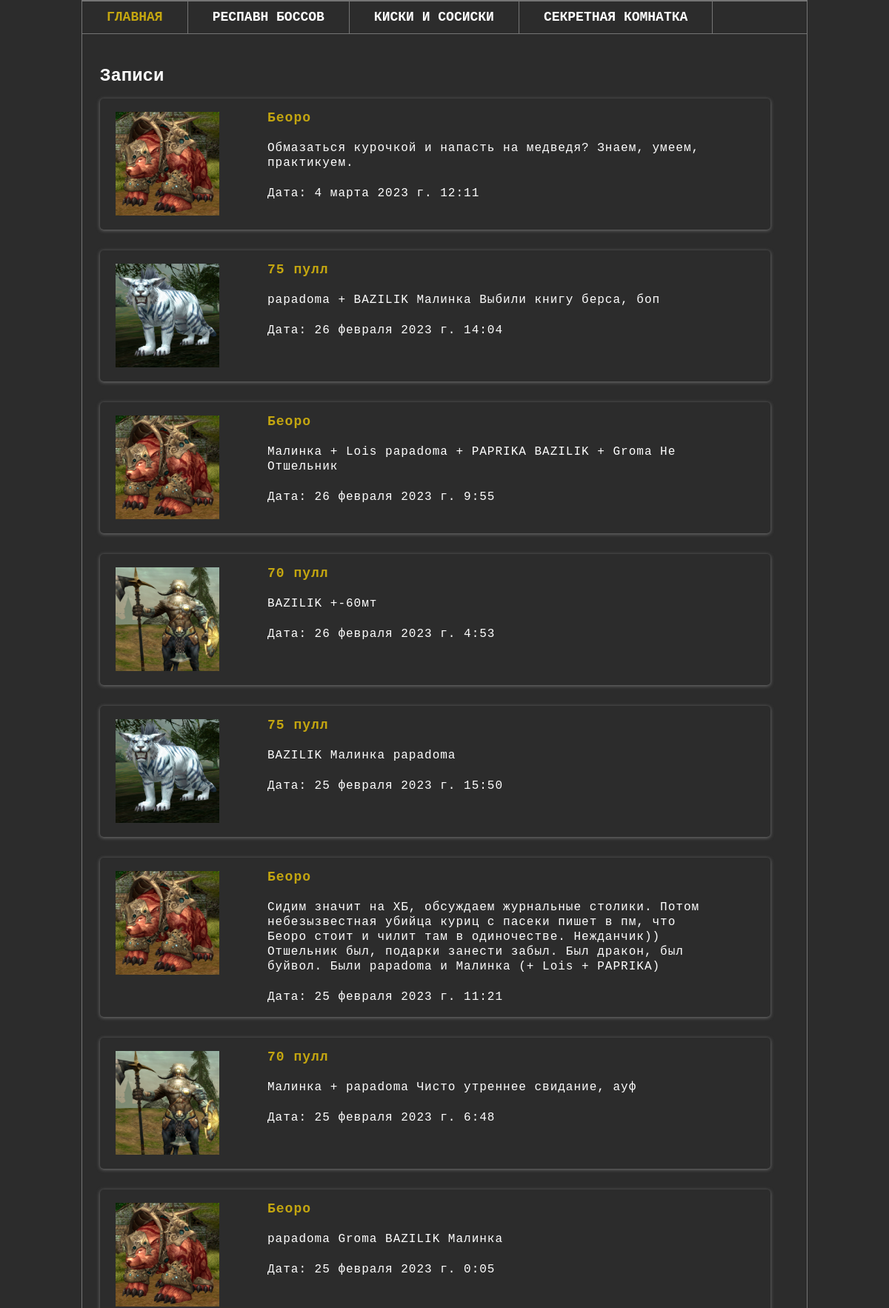
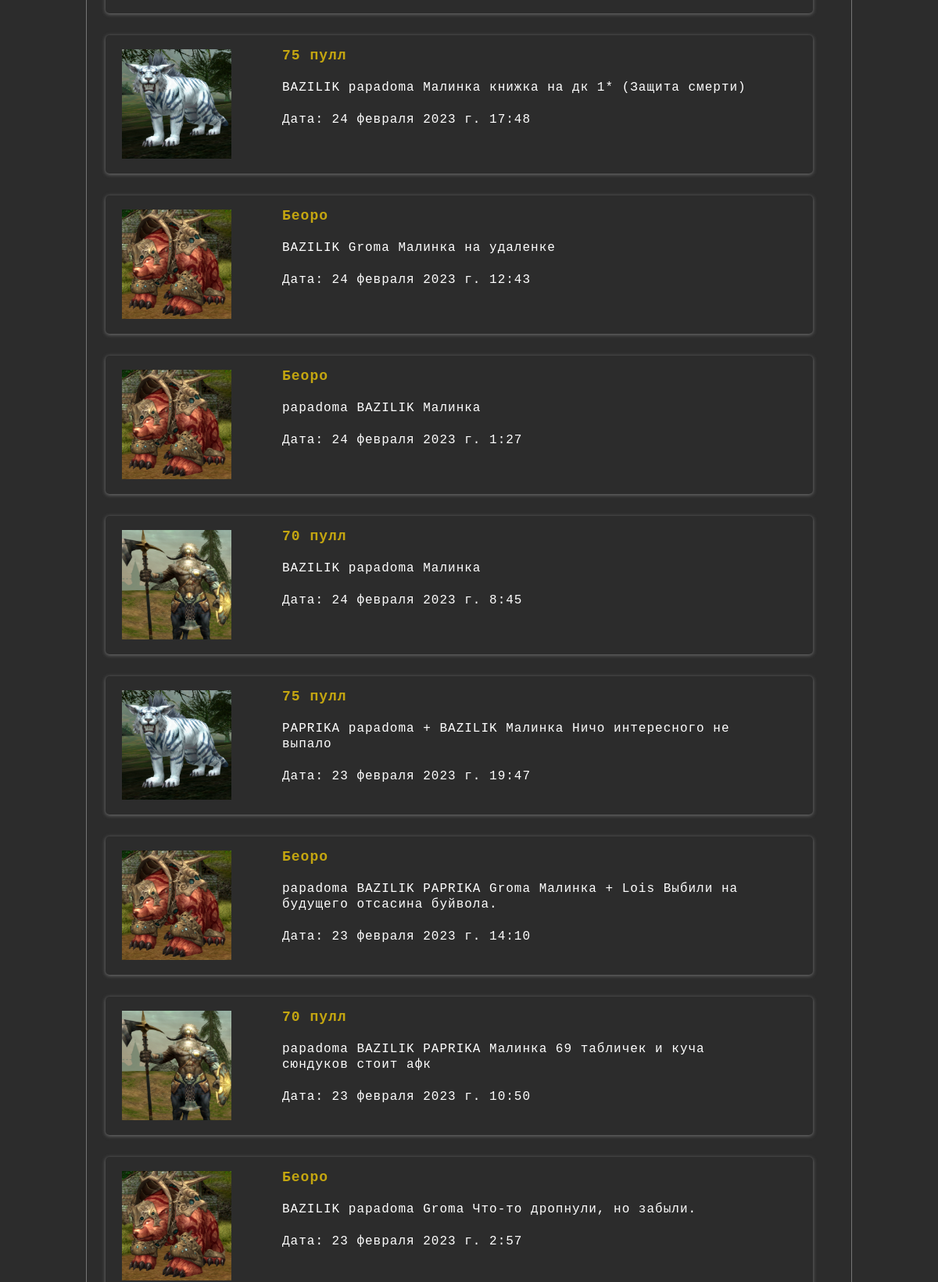
The page / (upper part) on the database its author committed (2 pictures, top to bottom).
### blog/models.py (models this page shows, shortened)
class Post(models.Model):
    title = models.CharField('Заголовок записи', max_length=100)
    description = models.TextField('Текст записи')
    author = models.CharField('Имя автора', max_length=100)
    date = models.DateTimeField('Дата публикации')
    image = models.ImageField('Изображение', upload_to='image/%Y')
    class Meta:
        verbose_name = 'Запись'
        verbose_name_plural = 'Записи'

### blog/views.py (the view)
# urls.py: urlpatterns = [path('', views.PostView.as_view()),
class PostView(View):
    def get(self, request):
        posts = Post.objects.all()
        return render(request, 'blog/blog.html', {'post_list': posts})

### templates/blog/blog.html (shortened to what this page needs)
{% load static %}
<html >
<head>
	<link rel="stylesheet" href="{% static 'css/style.css' %}" type="text/css" media="all" />
</head>
<body>
<div class="shell">
	<div class="border">
		<div id="navigation">
			<ul>
			    <li><a href="/" class="active">Главная</a></li>
				<li><a href="/respawn">Респавн Боссов</a></li>
				<li><a href="/member">Киски и сосиски</a></li>
				<li><a href="/admin">Секретная комнатка</a></li>
			</ul>
		</div>
		<div id="main">
			<div id="content" class="left">
				<div class="projects">
					<h2>Записи</h2>
					<br>
					{% for post in post_list reversed %}
					<div class="item">
						<div class="image left">
							<a href="#"><img src="{{ post.image.url }}" width="140px"/></a>
						</div>
						<div class="text left">
							<p class="title"><a href="{{ post.id }}">{{ post.title }}</a></p>
							<br>
							<p>{{ post.description }}</p>
							<br>
							<p>Дата: {{ post.date }}</p>
						</div>
					</div>
					{% endfor %}
				</div>
			</div>
		</div>
	</div>
</div>
</body>
</html>

### static/css/style.css (style rules this page uses)
* { margin: 0; padding: 0; outline:0; }
body { font-size: 16px; line-height: 20px; font-family: Courier, Georgia, Arial, Helvetica, Sans-Serif; color: #fff; background: #2c2c2c; }
a { color: #c4a610; text-decoration: none; cursor:pointer; }
a img { border: 0; }
.left, .alignleft { float: left; display: inline; }
.shell { width: 980px; margin: 0 auto; }
.border { border: 1px solid #757575; background: #2c2c2c; position: relative; }
#navigation { height: 43px; border-top: 1px solid #757575; border-bottom: 1px solid #757575; }
#navigation ul { list-style: none; }
#navigation ul li { float: left; height: 43px; border-right: 1px solid #757575; font-family: Courier; font-size: 18px; line-height: 43px; font-weight: bold; text-transform: uppercase; }
#navigation ul li a { float: left; height: 43px; color: #fff; padding: 0 33px; }
#navigation ul li a.active { color: #c4a610; text-decoration: none; }
#main { width: 932px; padding: 37px 24px 17px 24px; }
#main p.title { font-size: 18px; font-weight: bold; }
#content { width: 905px; }
.projects { padding: 10px 0 0 0; }
.projects .item { margin: 0 0 28px 0; padding: 16px; border-radius: 5px; box-shadow: 0 1px 5px #757575; font-family: Courier; letter-spacing: 1px; }
.projects .image { width: 183px; height: 141px; border: 0px solid #757575; padding: 2px; margin: 0 20px 0 3px; }
.projects .text { width: 600px; }
.projects .text p { padding: 0 0 1px 0; }

### rows shown on the page
Post: image (picture), title "Беоро", description "Обмазаться курочкой и напасть на медведя? Знаем, умеем, практикуем.", date "4 марта 2023 г. 12:11"
Post: image (picture), title "75 пулл", description "papadoma + BAZILIK Малинка Выбили книгу берса, боп", date "26 февраля 2023 г. 14:04"
Post: image (picture), title "Беоро", description "Малинка + Lois papadoma + PAPRIKA BAZILIK + Groma Не Отшельник", date "26 февраля 2023 г. 9:55"
Post: image (picture), title "70 пулл", description "BAZILIK +-60мт", date "26 февраля 2023 г. 4:53"
Post: image (picture), title "75 пулл", description "BAZILIK Малинка papadoma", date "25 февраля 2023 г. 15:50"
Post: image (picture), title "Беоро", description "Сидим значит на ХБ, обсуждаем журнальные столики. Потом небезызвестная убийца куриц с пасеки пишет в пм, что Беоро стоит и чилит там в одиночестве. Нежданчик)) Отшельник был, подарки занести забыл. Был дракон, был буйвол. Были papadoma и Малинка (+ Lois + PAPRIKA)", date "25 февраля 2023 г. 11:21"
Post: image (picture), title "70 пулл", description "Малинка + papadoma Чисто утреннее свидание, ауф", date "25 февраля 2023 г. 6:48"
Post: image (picture), title "Беоро", description "papadoma Groma BAZILIK Малинка", date "25 февраля 2023 г. 0:05"
Post: image (picture), title "75 пулл", description "BAZILIK papadoma Малинка книжка на дк 1* (Защита смерти)", date "24 февраля 2023 г. 17:48"
Post: image (picture), title "Беоро", description "BAZILIK Groma Малинка на удаленке", date "24 февраля 2023 г. 12:43"
Post: image (picture), title "Беоро", description "papadoma BAZILIK Малинка", date "24 февраля 2023 г. 1:27"
Post: image (picture), title "70 пулл", description "BAZILIK papadoma Малинка", date "24 февраля 2023 г. 8:45"
Post: image (picture), title "75 пулл", description "PAPRIKA papadoma + BAZILIK Малинка Ничо интересного не выпало", date "23 февраля 2023 г. 19:47"
Post: image (picture), title "Беоро", description "papadoma BAZILIK PAPRIKA Groma Малинка + Lois Выбили на будущего отсасина буйвола.", date "23 февраля 2023 г. 14:10"
Post: image (picture), title "70 пулл", description "papadoma BAZILIK PAPRIKA Малинка 69 табличек и куча сюндуков стоит афк", date "23 февраля 2023 г. 10:50"
Post: image (picture), title "Беоро", description "BAZILIK papadoma Groma Что-то дропнули, но забыли.", date "23 февраля 2023 г. 2:57"
